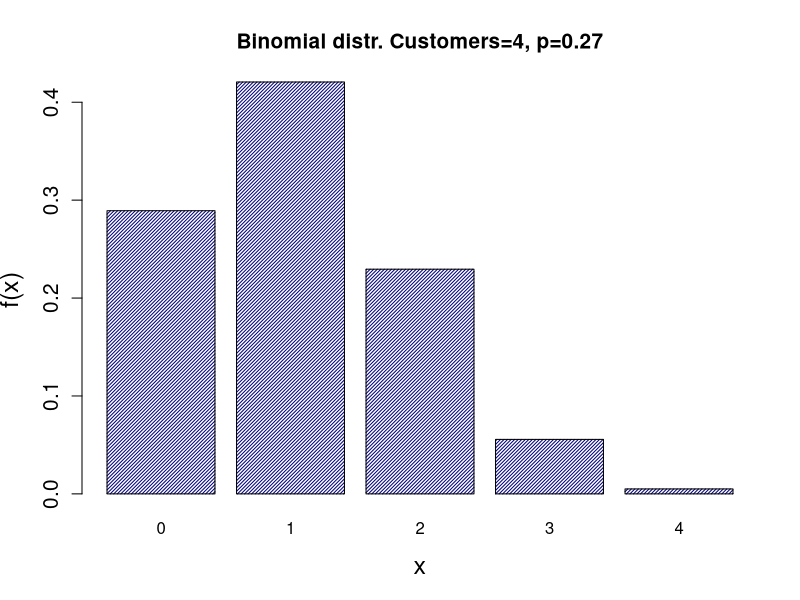

Reproduce this figure in R.
cust <- 4
p <- 4/15
x <- 0:4
ap <- dbinom(x,cust,p)
barplot(ap, names=x, col='navy', xlab='x', ylab='f(x)', density=40,
main = sprintf("Binomial distr. Customers=%d, p=%.2f",cust,p),
cex.lab=1.5, cex.axis=1.25, cex.main=1.25, cex.sub=1.5)
cat(paste(c("P(2|np) = ", ap[3],'\n')))